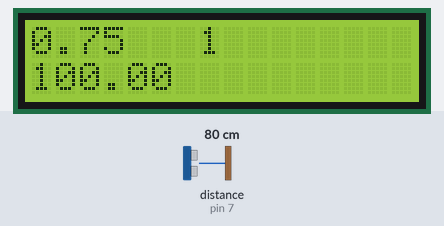
Bench run of a sketch on a simulated Arduino Uno, built with avr-gcc and run on an emulated ATmega328P. On the bench: 16×2 character LCD. The test bench sets the inputs (shaded band); at power-on: distance to the obstacle (sensor on pin 7) 80 cm. The echo pulse lasts 58.3 µs per cm; what the sketch prints to the serial monitor is not drawn.

Above: at 1.3 s.
1.4 s: distance to the obstacle (sensor on pin 7) set to 4 cm
4.4 s: distance to the obstacle (sensor on pin 7) set to 250 cm
At 4.96 s:
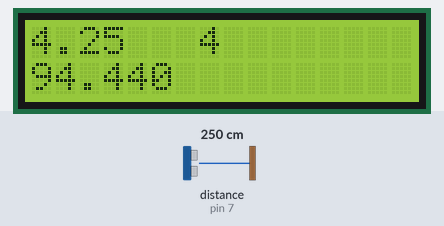
6.3 s: distance to the obstacle (sensor on pin 7) set to 2 cm
At 6.83 s:
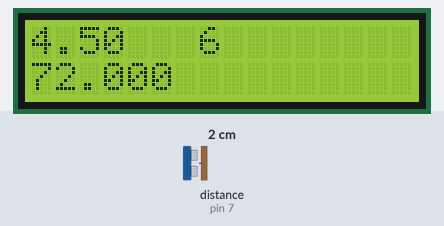
8.2 s: distance to the obstacle (sensor on pin 7) set to 120 cm
At 10.19 s:
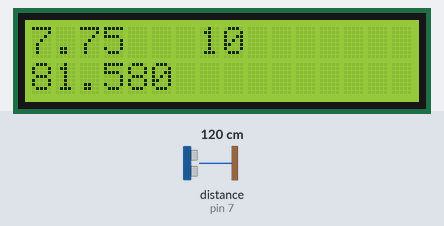
Timing chart, 0 to 11.7 s (numbered marks = the images above; inputs shaded):
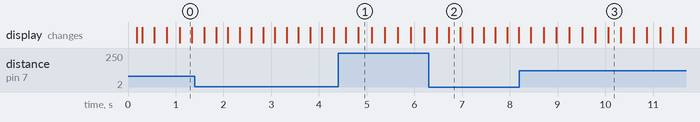

The sketch:

code_arduino.ino
```cpp
#include <NewPing.h> // récupération des deux blibliothèques pour faire fonctionner le programme. NewPing pour le detecteur, Liquid pour l'écrans LCD //
#include <LiquidCrystal_I2C.h>

const int echoPin = 7;
const int trigPin = 8;
NewPing sonar (trigPin, echoPin, 140); //Definition des broches, dans l'ordre, trig puis echo. Puis en troisème valeur la longueur de scan. //


unsigned long previousTime = 0;    // initialisation d'une valeur spéciale qui va nous servir de chronomètre. //
float a = 0;
float b = 0;                    // definition des valeurs qui vont nous servir pour le reste du programme. Int, float, et unsingned long sont les types, et les caractères qui suivent les noms de celle ci //
int temps = 0;
float c = 0;

LiquidCrystal_I2C lcd(0x27,16,2); // initialisation de notre écran qui est un écran 16 par 2 cases.


void setup()
{
Serial.begin(9600);
delay(50);                            // variable d'initialisation générales, alumage et nettoyage de l'écran. //
lcd.init();
lcd.init();
lcd.backlight();
}


void loop()
{
b = b + 1;
Serial.print("La distance est :");
Serial.println(sonar.ping_cm()); // Permet d'afficher la longeur captée par le capteur après la phrase inscrite //
delay(100); // Un délai de 100MS a été mis en place entre chaque nouveau scan //

  previousTime = millis(); // Permet de donner a la variable previousTime la valeur de "millis" qui signifie milliseconde.


 // affichage des valeurs sur écran LCD //


  lcd.setCursor(0,1); // L'affichage marche de la facon suivante, (ligne, colonne) et cela sert a dire ou mettre le curseur pour écrire. //
  lcd.print(c*100); // affichage du pourcentage de présence //
  lcd.setCursor(0,0);
  lcd.print(a/4); // affiche le temps ou quelque chose a été detecté par le capteur //
  lcd.setCursor(7,0);
  lcd.print(previousTime/1000); // affiche un chronomètre en seconde //


if (sonar.ping_cm() > 0) digitalWrite(13, HIGH); // Sert a allumer ou eteindre la lumière si le capteur capte un distance différente de 0 //
if (sonar.ping_cm() == 0) digitalWrite(13, LOW);


 // affichage valeur sur le moniteur de controle //


if (sonar.ping_cm() > 0) a = a + 1;
Serial.print("Le detecteur est en fonctionnement depuis :");
Serial.println(b/4);
Serial.print("Une presence a ete detectee pendant : ");
Serial.println(a/4); // Affiche le temps de présence total //
c = a/b;
Serial.print("Sur la duree de fonctionnement, une presence a ete detecte ");
Serial.println(c); // affiche le % de présence //
Serial.println("% du temps");
}
```
